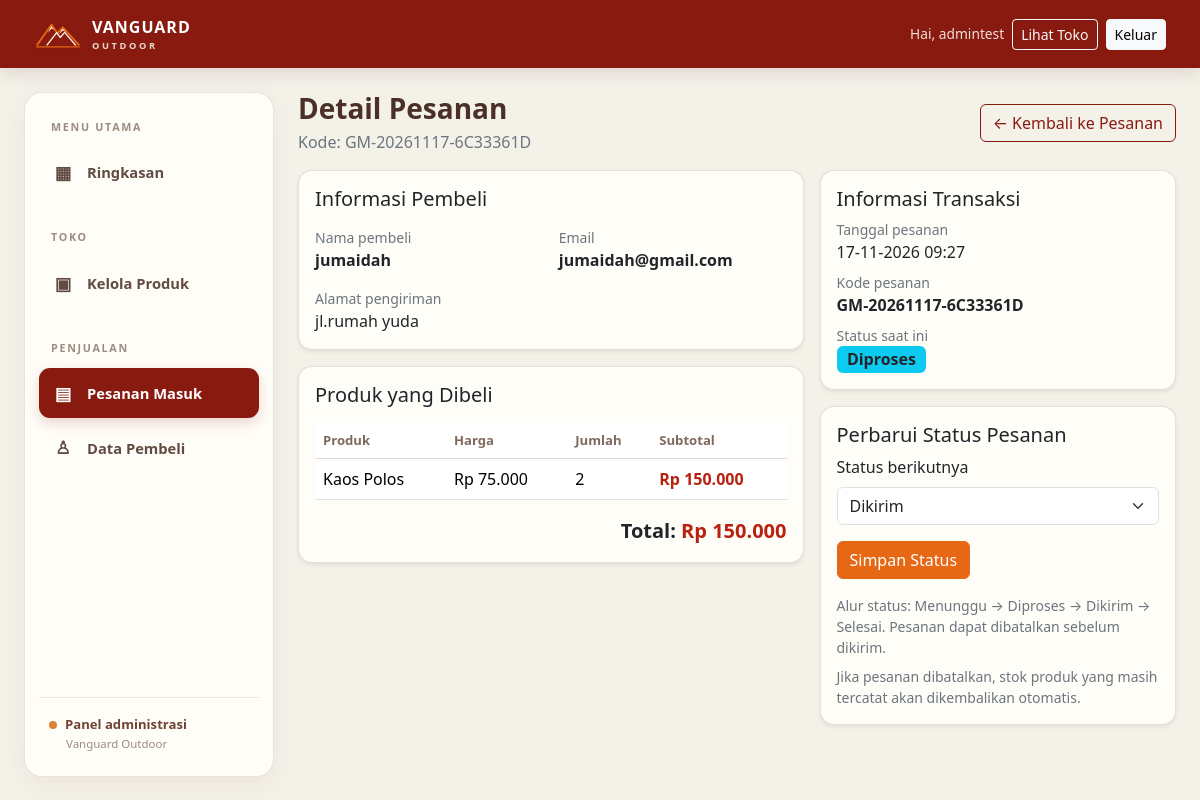
Page /admin/detail_pesanan.php?id=4 (signed in) on the committed database.
### tables this page shows
CREATE TABLE `orders` (
  `id` int(10) UNSIGNED NOT NULL,
  `user_id` int(10) UNSIGNED NOT NULL,
  `order_code` varchar(50) NOT NULL,
  `total_price` decimal(12,2) NOT NULL DEFAULT 0.00,
  `shipping_address` text NOT NULL,
  `status` enum('menunggu','diproses','dikirim','selesai','dibatalkan') NOT NULL DEFAULT 'menunggu',
  `created_at` timestamp NOT NULL DEFAULT current_timestamp()
);

CREATE TABLE `users` (
  `id` int(10) UNSIGNED NOT NULL,
  `name` varchar(100) NOT NULL,
  `email` varchar(100) NOT NULL,
  `password` varchar(255) NOT NULL,
  `role` enum('admin','pembeli') NOT NULL DEFAULT 'pembeli',
  `created_at` timestamp NOT NULL DEFAULT current_timestamp()
);

CREATE TABLE `order_details` (
  `id` int(10) UNSIGNED NOT NULL,
  `order_id` int(10) UNSIGNED NOT NULL,
  `product_id` int(10) UNSIGNED DEFAULT NULL,
  `product_name` varchar(150) NOT NULL,
  `price` decimal(12,2) NOT NULL,
  `quantity` int(10) UNSIGNED NOT NULL,
  `subtotal` decimal(12,2) NOT NULL
);

### admin/detail_pesanan.php (the view, shortened to what this page needs)
<?php
require_once __DIR__ . '/../config/koneksi.php';
function gm_h($value): string {
    return htmlspecialchars((string)$value, ENT_QUOTES, 'UTF-8');
}
$id = filter_input(INPUT_GET, 'id', FILTER_VALIDATE_INT);
$stmt = $conn->prepare("SELECT o.*, u.name AS buyer_name, u.email AS buyer_email
                        FROM orders o
                        INNER JOIN users u ON u.id = o.user_id
                        WHERE o.id = ? LIMIT 1");
$stmt->bind_param('i', $id);
$stmt->execute();
$order = $stmt->get_result()->fetch_assoc();
$detailStmt = $conn->prepare('SELECT product_name, price, quantity, subtotal FROM order_details WHERE order_id = ? ORDER BY id ASC');
$detailStmt->bind_param('i', $id);
$detailStmt->execute();
$items = $detailStmt->get_result();
$statusLabels = [
    'menunggu' => 'Menunggu',
    'diproses' => 'Diproses',
    'dikirim' => 'Dikirim',
    'selesai' => 'Selesai',
    'dibatalkan' => 'Dibatalkan',
];
$statusBadges = [
    'menunggu' => 'bg-warning text-dark',
    'diproses' => 'bg-info text-dark',
    'dikirim' => 'bg-primary',
    'selesai' => 'bg-success',
    'dibatalkan' => 'bg-danger',
];
$transitions = [
    'menunggu' => ['diproses', 'dibatalkan'],
    'diproses' => ['dikirim', 'dibatalkan'],
    'dikirim' => ['selesai'],
    'selesai' => [],
    'dibatalkan' => [],
];
$nextStatuses = $transitions[$order['status']] ?? [];
require_once __DIR__ . '/layout.php';
?>
<div class="d-flex flex-wrap justify-content-between align-items-center gap-2 mb-3">
    <div><h1 class="h3 mb-1">Detail Pesanan</h1><div class="text-secondary">Kode: <?= gm_h($order['order_code']) ?></div></div>
    <a class="btn btn-outline-primary" href="pesanan.php">&larr; Kembali ke Pesanan</a>
</div>
<div class="row g-3">
    <div class="col-lg-7">
        <div class="card shadow-sm mb-3">
            <div class="card-body">
                <h2 class="h5 mb-3">Informasi Pembeli</h2>
                <div class="row g-3">
                    <div class="col-md-6"><div class="small text-secondary">Nama pembeli</div><div class="fw-semibold"><?= gm_h($order['buyer_name']) ?></div></div>
                    <div class="col-md-6"><div class="small text-secondary">Email</div><div class="fw-semibold"><?= gm_h($order['buyer_email']) ?></div></div>
                    <div class="col-12"><div class="small text-secondary">Alamat pengiriman</div><div><?= nl2br(gm_h($order['shipping_address'])) ?></div></div>
                </div>
            </div>
        </div>
        <div class="card shadow-sm">
            <div class="card-body">
                <h2 class="h5 mb-3">Produk yang Dibeli</h2>
                <div class="table-responsive">
                    <table class="table align-middle">
                        <thead><tr><th>Produk</th><th>Harga</th><th>Jumlah</th><th>Subtotal</th></tr></thead>
                        <tbody>
                        <?php if ($items->num_rows > 0): ?>
                            <?php while ($item = $items->fetch_assoc()): ?>
                                <tr>
                                    <td><?= gm_h($item['product_name']) ?></td>
                                    <td>Rp <?= number_format((float)$item['price'], 0, ',', '.') ?></td>
                                    <td><?= (int)$item['quantity'] ?></td>
                                    <td class="price">Rp <?= number_format((float)$item['subtotal'], 0, ',', '.') ?></td>
                                </tr>
                            <?php endwhile; ?>
                        <?php else: ?>
                            <tr><td colspan="4" class="text-center text-secondary">Rincian produk tidak ditemukan.</td></tr>
                        <?php endif; ?>
                        </tbody>
                    </table>
                </div>
                <div class="d-flex justify-content-end"><div class="fs-5 fw-bold">Total: <span class="price">Rp <?= number_format((float)$order['total_price'], 0, ',', '.') ?></span></div></div>
            </div>
        </div>
    </div>
    <div class="col-lg-5">
        <div class="card shadow-sm mb-3">
            <div class="card-body">
                <h2 class="h5">Informasi Transaksi</h2>
                <div class="mb-2"><div class="small text-secondary">Tanggal pesanan</div><div><?= gm_h(date('d-m-Y H:i', strtotime($order['created_at']))) ?></div></div>
                <div class="mb-2"><div class="small text-secondary">Kode pesanan</div><div class="fw-semibold"><?= gm_h($order['order_code']) ?></div></div>
                <div><div class="small text-secondary">Status saat ini</div><span class="badge <?= $statusBadges[$order['status']] ?? 'bg-secondary' ?> fs-6"><?= gm_h($statusLabels[$order['status']] ?? $order['status']) ?></span></div>
            </div>
        </div>
        <div class="card shadow-sm">
            <div class="card-body">
                <h2 class="h5">Perbarui Status Pesanan</h2>
                <?php if ($nextStatuses): ?>
                    <form method="post" action="update_status_pesanan.php" onsubmit="return confirm('Yakin ingin memperbarui status pesanan ini?')">
                        <label class="form-label" for="new_status">Status berikutnya</label>
                        <select class="form-select mb-3" name="new_status" id="new_status" required>
                            <?php foreach ($nextStatuses as $nextStatus): ?>
                                <option value="<?= gm_h($nextStatus) ?>"><?= gm_h($statusLabels[$nextStatus]) ?></option>
                            <?php endforeach; ?>
                        </select>
                        <button class="btn btn-market" type="submit">Simpan Status</button>
                    </form>
                    <p class="small text-secondary mt-3 mb-0">Alur status: Menunggu → Diproses → Dikirim → Selesai. Pesanan dapat dibatalkan sebelum dikirim.</p>
                    <p class="small text-secondary mt-2 mb-0">Jika pesanan dibatalkan, stok produk yang masih tercatat akan dikembalikan otomatis.</p>
                <?php elseif ($order['status'] === 'dibatalkan'): ?>
                    <div class="alert alert-danger mb-0">Pesanan sudah dibatalkan. Status tidak dapat diubah kembali.</div>
                <?php else: ?>
                    <div class="alert alert-success mb-0">Pesanan telah selesai. Tidak ada perubahan status lanjutan.</div>
                <?php endif; ?>
            </div>
        </div>
    </div>
</div>
<?php require_once __DIR__ . '/layout_footer.php'; ?>

### assets/css/style.css (style rules this page uses)
:root { --gm-orange:#E76814;--gm-cream:#D8D4BC;--gm-maroon:#891A10;--gm-orange-soft:#DC8236;--gm-red:#B8210F;--gm-brown:#714236;--bs-primary:#891A10;--bs-primary-rgb:137,26,16;--bs-link-color:#891A10;--bs-link-hover-color:#E76814;--vo-ink:#34241f;--vo-paper:#f7f5ee }
html,body { background:var(--vo-paper)!important;color:var(--vo-ink) }
.product-card,.card { border:1px solid rgba(113,66,54,.16);border-radius:14px;background:#fffdf8 }
.price { color:#B8210F!important;font-weight:700 }
.btn-market,.btn-primary { background:#E76814!important;border-color:#E76814!important;color:#fff!important }
.btn-outline-primary { color:#891A10!important;border-color:#891A10!important }
.admin-page { background:#f4f1e9!important;min-height:100vh }
.admin-content h1 { font-weight:800;color:#4b3028 }
.admin-content .table thead th { white-space:nowrap;color:#80685d;font-size:.82rem;border-bottom-color:#e5d9cf }
.admin-content .table td { vertical-align:middle }

### rows in the picture
orders: order_code "GM-20261117-6C33361D", user.name "jumaidah", user.email "jumaidah@gmail.com", shipping_address "jl.rumah yuda", total_price "150.000", created_at "17-11-2026 09:27", status "Diproses", new_status "Dikirim"
order_details: product_name "Kaos Polos", price "75.000", quantity "2", subtotal "150.000"

### other values in the picture
$_SESSION['user_name'] "admintest"
